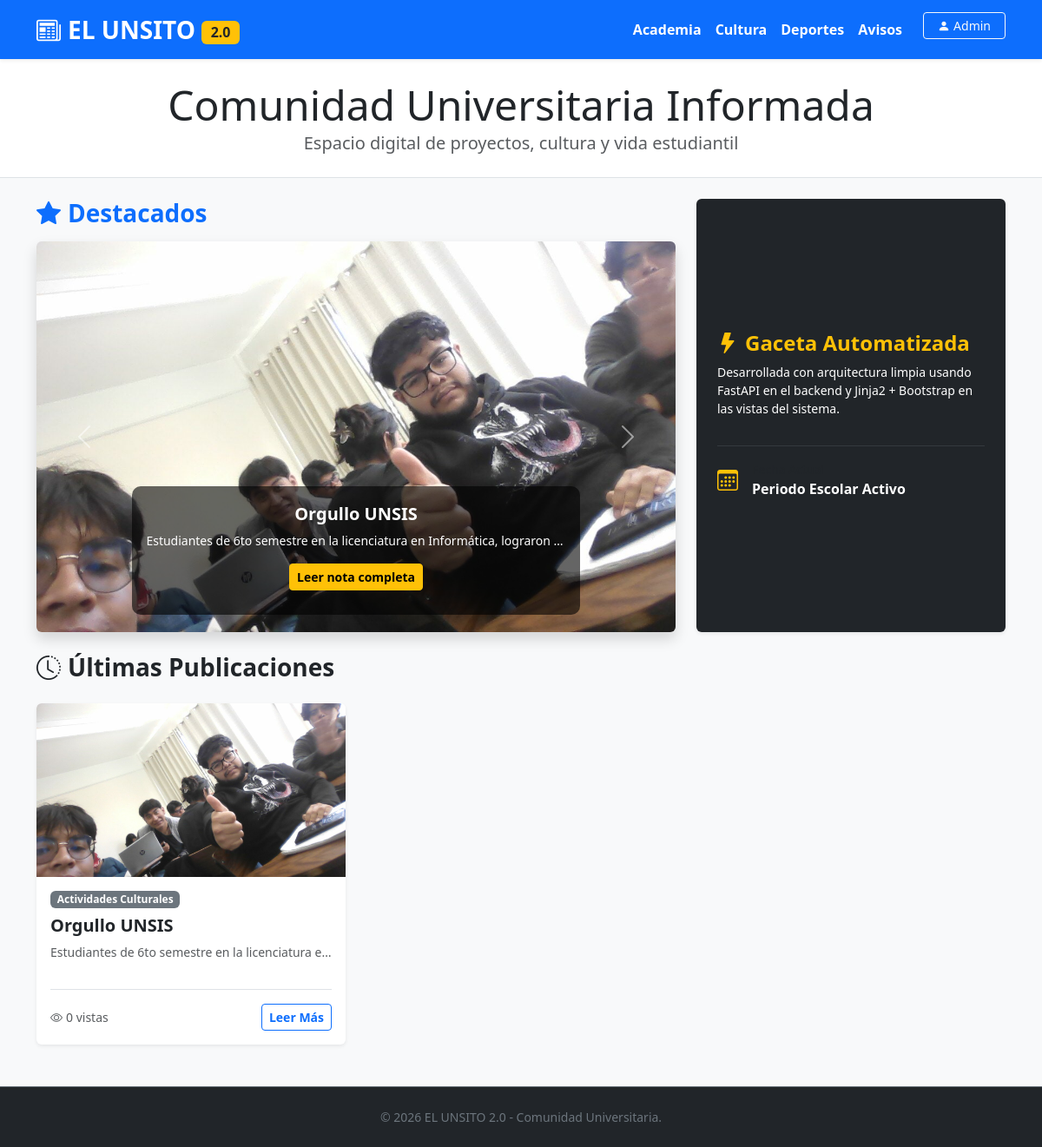
Before: / with the older database file.
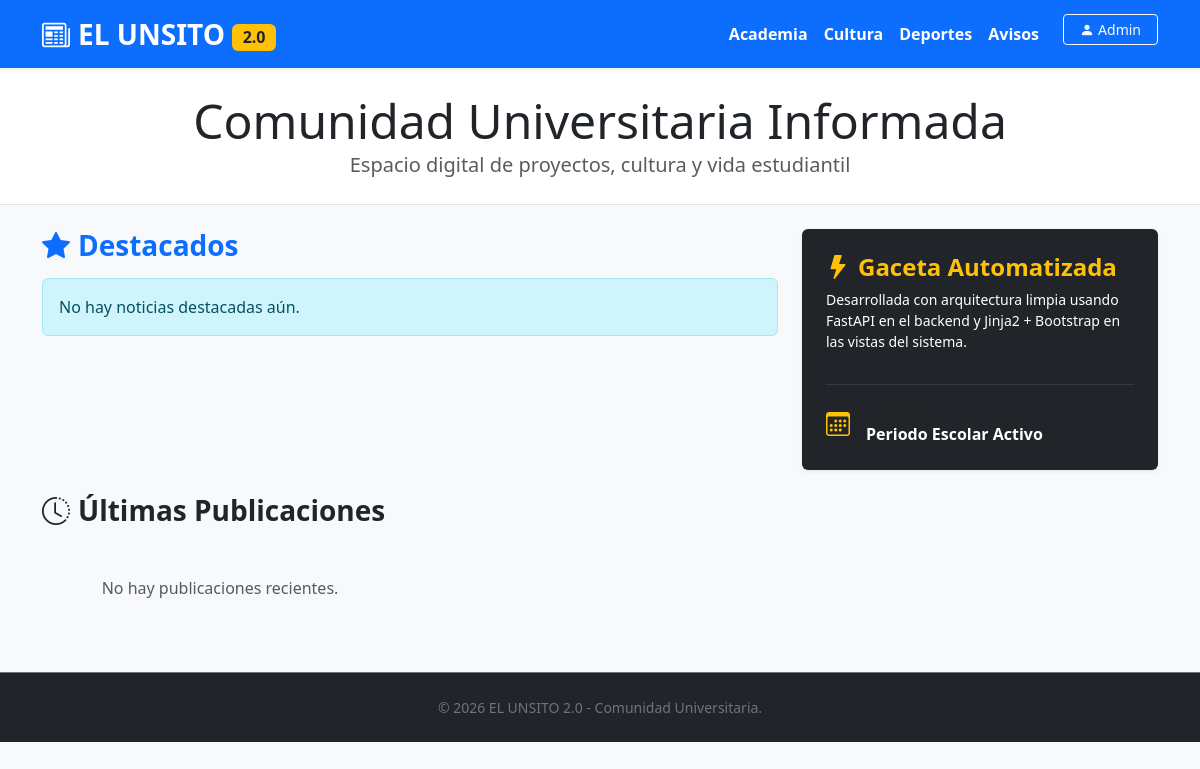
After: the same page with the newer database file.
### app/models.py (models this page shows)
class Noticia(Base):
    __tablename__ = "noticias"
    id = Column(Integer, primary_key=True, index=True)
    titulo = Column(String, nullable=False)
    contenido = Column(Text, nullable=False)
    imagen_url = Column(String, nullable=True)  # Nombre del archivo en /static/Noticias/
    fecha_creacion = Column(DateTime, default=datetime.utcnow)
    fecha_modificacion = Column(DateTime, default=datetime.utcnow, onupdate=datetime.utcnow)
    visitas = Column(Integer, default=0)
    seccion_id = Column(Integer, ForeignKey("secciones.id"))
    seccion = relationship("Seccion", back_populates="noticias")

class Seccion(Base):
    __tablename__ = "secciones"
    id = Column(Integer, primary_key=True, index=True)
    nombre = Column(String, unique=True, index=True)  # Ej: "Deportes", "Cultura"
    slug = Column(String, unique=True, index=True)    # Ej: "act-depo", "act-cul"
    noticias = relationship("Noticia", back_populates="seccion")

### app/main.py (the view)
@app.get("/")
def home(request: Request, db: Session = Depends(get_db)):
    noticias_carrusel = crud.obtener_noticias_carrusel(db, limite_por_seccion=2)
    noticias_recientes = crud.obtener_noticias_recientes(db, limite=6)
    return templates.TemplateResponse(
        request,
        "index.html",
        {"carrusel": noticias_carrusel, "recientes": noticias_recientes}
    )

### app/templates/index.html (shortened to what this page needs)
<!DOCTYPE html>
<html lang="es">
<head>
    <link href="https://cdn.jsdelivr.net/npm/bootstrap@5.3.0/dist/css/bootstrap.min.css" rel="stylesheet">
    <link rel="stylesheet" href="https://cdn.jsdelivr.net/npm/bootstrap-icons@1.11.0/font/bootstrap-icons.css">
</head>
<body class="bg-light">
    <nav class="navbar navbar-expand-lg navbar-dark bg-primary shadow-sm">
        <div class="container">
            <a class="navbar-brand fw-bold fs-3" href="/">
                <i class="bi bi-newspaper me-2"></i>EL UNSITO <span class="badge bg-warning text-dark fs-6 align-middle">2.0</span>
            </a>
            <div class="collapse navbar-collapse" id="navbarNav">
                <ul class="navbar-nav ms-auto fw-semibold">
                    <li class="nav-item"><a class="nav-link text-white" href="/seccion/academia">Academia</a></li>
                    <li class="nav-item"><a class="nav-link text-white" href="/seccion/cultura">Cultura</a></li>
                    <li class="nav-item"><a class="nav-link text-white" href="/seccion/deportes">Deportes</a></li>
                    <li class="nav-item"><a class="nav-link text-white" href="/seccion/avisos-oficiales">Avisos</a></li>
                    <li class="nav-item ms-lg-3">
                        <a class="btn btn-outline-light btn-sm px-3 mt-1 mt-lg-0" href="/login">
                            <i class="bi bi-person-fill me-1"></i>Admin
                        </a>
                    </li>
                </ul>
            </div>
        </div>
    </nav>
    <header class="bg-white py-4 border-bottom mb-4">
        <div class="container text-center">
            <h1 class="fw-black display-5 text-dark m-0">Comunidad Universitaria Informada</h1>
            <p class="lead text-muted m-0">Espacio digital de proyectos, cultura y vida estudiantil</p>
        </div>
    </header>
    <div class="container mb-5">
        <div class="row g-4">
            <div class="col-lg-8">
                <h3 class="fw-bold mb-3 text-primary"><i class="bi bi-star-fill me-2"></i>Destacados</h3>
                {% if carrusel %}
                <div id="carouselExampleCaptions" class="carousel slide shadow rounded overflow-hidden" data-bs-ride="carousel">
                    <div class="carousel-inner">
                        {% for noticia in carrusel %}
                        <div class="carousel-item {% if loop.first %}active{% endif %}">
                            <img src="{{ noticia.imagen_url }}" class="d-block w-100" alt="Portada">
                            <div class="carousel-caption d-none d-md-block" style="background: rgba(0, 0, 0, 0.6); border-radius: 10px;">
                                <h5 class="fw-bold px-3">{{ noticia.titulo }}</h5>
                                <p class="small px-3 text-truncate">{{ noticia.contenido }}</p>
                                <a href="/noticia/{{ noticia.id }}" class="btn btn-warning btn-sm fw-bold mb-2">Leer nota completa</a>
                            </div>
                        </div>
                        {% endfor %}
                    </div>
                    <button class="carousel-control-prev" type="button" data-bs-target="#carouselExampleCaptions" data-bs-slide="prev">
                        <span class="carousel-control-prev-icon" aria-hidden="true"></span>
                    </button>
                    <button class="carousel-control-next" type="button" data-bs-target="#carouselExampleCaptions" data-bs-slide="next">
                        <span class="carousel-control-next-icon" aria-hidden="true"></span>
                    </button>
                </div>
                {% else %}
                <div class="alert alert-info">No hay noticias destacadas aún.</div>
                {% endif %}
            </div>
            <div class="col-lg-4">
                <div class="card shadow-sm border-0 bg-dark text-white p-4 h-100 d-flex flex-column justify-content-center">
                    <h4 class="fw-bold text-warning"><i class="bi bi-lightning-fill me-2"></i>Gaceta Automatizada</h4>
                    <p class="small text-light-50">Desarrollada con arquitectura limpia usando FastAPI en el backend y Jinja2 + Bootstrap en las vistas del sistema.</p>
                    <hr class="border-secondary">
                    <div class="d-flex align-items-center">
                        <i class="bi bi-calendar3 fs-4 me-3 text-warning"></i>
                        <div>
                            <div class="small text-muted">Fecha Actual</div>
                            <div class="fw-bold text-white">Periodo Escolar Activo</div>
                        </div>
                    </div>
                </div>
            </div>
        </div>
        <h3 class="fw-bold my-4 text-dark"><i class="bi bi-clock-history me-2"></i>Últimas Publicaciones</h3>
        <div class="row row-cols-1 row-cols-md-2 row-cols-lg-3 g-4">
            {% if recientes %}
                {% for noticia in recientes %}
                <div class="col">
                    <div class="card h-100 shadow-sm border-0 overflow-hidden">
                        <img src="{{ noticia.imagen_url }}" class="card-img-top" alt="Miniatura">
                        <div class="card-body d-flex flex-column">
                            <span class="badge bg-secondary align-self-start mb-2">{{ noticia.seccion.nombre }}</span>
                            <h5 class="card-title fw-bold text-dark">{{ noticia.titulo }}</h5>
                            <p class="card-text text-muted small flex-grow-1 text-truncate" style="max-height: 50px;">
                                {{ noticia.contenido }}
                            </p>
                            <div class="d-flex justify-content-between align-items-center mt-3 pt-3 border-top">
                                <span class="small text-muted"><i class="bi bi-eye me-1"></i>{{ noticia.visitas }} vistas</span>
                                <a href="/noticia/{{ noticia.id }}" class="btn btn-outline-primary btn-sm fw-semibold">Leer Más</a>
                            </div>
                        </div>
                    </div>
                </div>
                {% endfor %}
            {% else %}
                <div class="col-12 text-center py-4 text-muted">
                    No hay publicaciones recientes.
                </div>
            {% endif %}
        </div>
    </div>
    <footer class="bg-dark text-white py-4 mt-auto border-top border-secondary">
        <div class="container text-center">
            <p class="m-0 small text-secondary">&copy; 2026 EL UNSITO 2.0 - Comunidad Universitaria.</p>
        </div>
    </footer>
</body>
</html>

Changed rows visible on the page:
removed Noticia: imagen_url (picture), titulo "Orgullo UNSIS", contenido "Estudiantes de 6to semestre en la licenciatura en Informática, lograron…", seccion.nombre "Actividades Culturales", contenido "Estudiantes de 6to semestre en la licenciatura e…", visitas "0"
Other visible differences:
text now shown: "No hay noticias destacadas aún. No hay publicaciones recientes."
